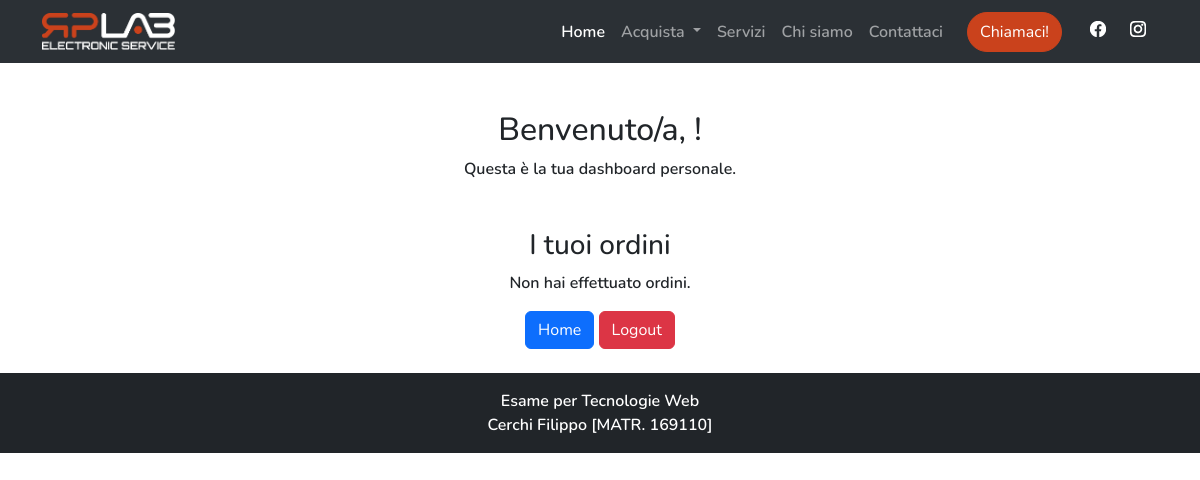
Page /users/dashboard/ (signed in) on the earlier database version.
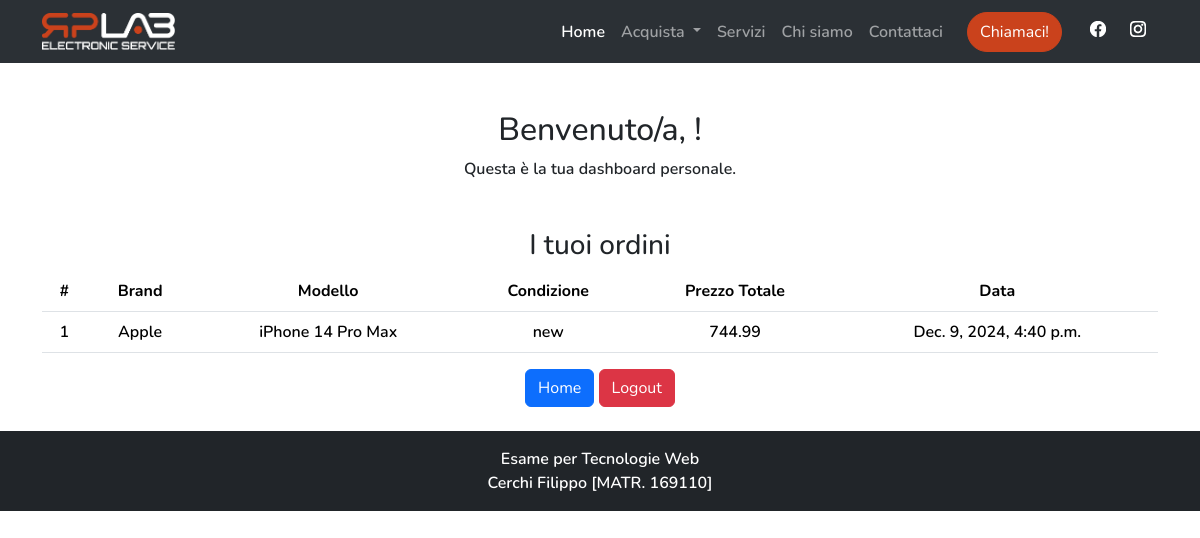
Same page on the later database version.
### shop/models.py (models this page shows, shortened)
class Comanda(models.Model):
    utente = models.ForeignKey(User, on_delete=models.CASCADE, related_name="utente")
    dettagli = models.ForeignKey(Dettagli, on_delete=models.CASCADE, related_name="prodotto_dettaglio")  # Dettagli dell'acquisto (condizione, prezzo)
    data_acquisto = models.DateTimeField(auto_now_add=True)
    class Meta:
        verbose_name_plural = "Comande"

class Dettagli(models.Model):
    prodotto = models.ForeignKey(Prodotto, on_delete=models.CASCADE, related_name='prodotto')
    condizione = models.CharField(max_length=15, choices=Condizione.choices)
    prezzo = models.DecimalField(max_digits=10, decimal_places=2)
    quantita = models.PositiveIntegerField(default=0)
    class Meta:
        unique_together = ('prodotto', 'condizione')
        verbose_name_plural = "Dettagli Prodotto"

class Prodotto(models.Model):
    nome = models.CharField(max_length=200)
    descrizione = models.TextField()
    modello = models.ForeignKey(Brand, on_delete=models.CASCADE, related_name='modello')
    immagine = models.CharField(max_length=20, unique=True)
    data_pub = models.DateTimeField(auto_now_add=True)
    class Meta:
        verbose_name_plural = "Prodotti"

class Brand(models.Model):
    nome = models.CharField(max_length=100, unique=True)
    immagine = models.CharField(max_length=20, unique=True)

### users/views.py (the view)
# urls.py: path('dashboard/', views.dashboard, name='dashboard'),
@login_required
def dashboard(request):
    comande = Comanda.objects.filter(utente=request.user).order_by('-data_acquisto')
    return render(request, 'users/dashboard.html', {"comande":comande, "utente":request.user})

### users/templates/users/dashboard.html (shortened to what this page needs)
{% extends 'base.html' %}
{% block content%}
    {% if user %}
        <div class="text-center">
            <h2>Benvenuto/a, {{ user.first_name }} {{user.last_name}}!</h2>
            <p>Questa è la tua dashboard personale.</p>
        </div>
        <div class="mt-5 text-center">
            {% if not user.is_staff and not user.is_superuser %}
                <h3>I tuoi ordini</h3>
                {% if comande %}
                    <table class="table table-bcomandaed">
                        <thead>
                            <tr>
                                <th>#</th>
                                <th>Brand</th>
                                <th>Modello</th>
                                <th>Condizione</th>
                                <th>Prezzo Totale</th>
                                <th>Data</th>
                            </tr>
                        </thead>
                        <tbody>
                            {% for comanda in comande %}
                            <tr>
                                <td>{{ forloop.counter }}</td>
                                <td>{{ comanda.dettagli.prodotto.modello.nome }}</td>
                                <td>{{ comanda.dettagli.prodotto.nome }}</td>
                                <td>{{ comanda.dettagli.condizione }}
                                <td>{{ comanda.dettagli.prezzo }}</td>
                                <td>{{ comanda.data_acquisto }}</td>
                            </tr>
                            {% endfor %}
                        </tbody>
                    </table>
                {% else %}
                    <p>Non hai effettuato ordini.</p>
                {% endif %}
            {% endif %}
            <a href="{% url 'shop:homeshop' %}" class="btn btn-primary">Home</a>
            <a href="{% url 'users:logout' %}" class="btn btn-danger">Logout</a>
        </div>
    {% endif %}
{% endblock %}

Differences in the rows shown:
added Comanda: dettagli.prodotto.modello.nome "Apple", dettagli.prodotto.nome "iPhone 14 Pro Max", dettagli.condizione "new", dettagli.prezzo "744.99", data_acquisto "Dec. 9, 2024, 4:40 p.m."
Other differences:
text no longer shown: "Non hai effettuato ordini."
text now shown: "# Brand Modello Condizione Prezzo Totale Data"
